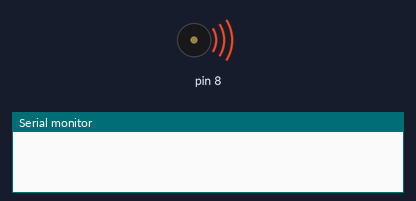
A sketch run on a simulated Arduino Uno, built with avr-gcc and run on an emulated ATmega328P. Shown: buzzer (waves = sounding), the last lines printed to the serial monitor.

Above: at 0.1 s.
At 1.7 s:
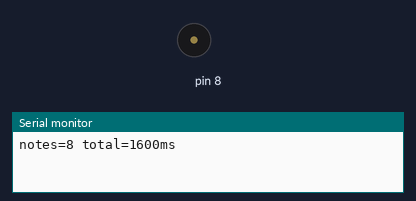
Timing chart, 0 to 3.2 s (numbered marks = the images above):
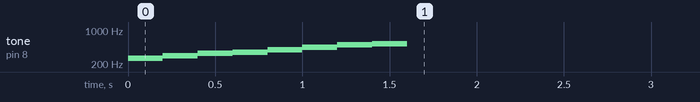

The sketch:

tone_melody.ino
```cpp
// expect: notes=8 total=1600ms
// run-ms: 2000
// Mélodie avec tone() (timer 2) et noTone() sur D8 ; la durée totale est mesurée avec millis().
const int NOTES[] = { 262, 294, 330, 349, 392, 440, 494, 523 };
void setup() {
  Serial.begin(9600);
  unsigned long t0 = millis();
  int n = 0;
  for (int f : NOTES) { tone(8, f); delay(200); n++; }
  noTone(8);
  unsigned long dt = millis() - t0;
  Serial.print("notes="); Serial.print(n); Serial.print(" total="); Serial.print((dt + 50) / 100 * 100); Serial.println("ms");
}
void loop() {}
```
